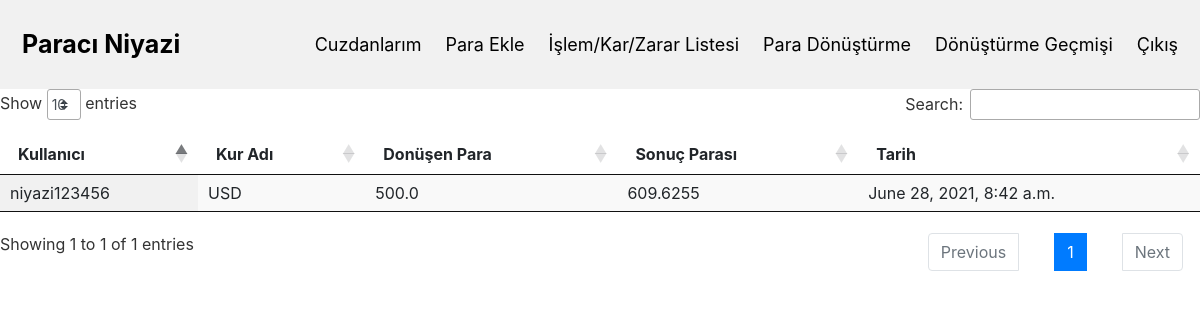
/detay (signed in), run on the app's committed database.
### doviz_app/models.py (models this page shows)
class Kurlar(models.Model):
    kur_adı = models.CharField(
        max_length=128
    )

class Param(models.Model):
    donusturulen = models.FloatField(
        default=0
    )
    donusen = models.FloatField(
        default=0
    )
    kur_adı = models.ForeignKey(
        KurFiyatlari,
        on_delete=models.CASCADE,
        null=True,
        blank=True
    )
    kullanıcı = models.ForeignKey(
        'auth.User', on_delete=models.CASCADE
    )
    date = models.DateTimeField(
        auto_now_add=True,
        null=True,
        blank=True
    )

### doviz_app/views.py (the view)
# urls.py: path('detay', views.detay, name="detay"),
@login_required
def detay(request):
    kur_son = Kurlar.objects.filter()
    para = Param.objects.filter(kullanıcı=request.user)
    kurlar = []
    for z in kur_son:
        kurlar.append({
            'kur_adı': z.kur_adı
        })
    pa = []
    for x in para:
        pa.append({
            'user': x.kullanıcı.username,
            'kur_adı': x.kur_adı.kur_adı.kur_adı,
            'donusturulen': x.donusturulen,
            'donusen': x.donusen,
            'date': x.date
        })
    return render(request, 'gecmis.html', {'pa': pa} )

### doviz_app/templates/gecmis.html (shortened to what this page needs)
    <link rel="stylesheet" href="https://cdnjs.cloudflare.com/ajax/libs/twitter-bootstrap/4.5.2/css/bootstrap.css">
    <link rel="stylesheet" href="https://cdn.datatables.net/1.10.24/css/dataTables.bootstrap4.min.css">
<div class="header">
  <a href="{% url 'home' %}" class="logo">Paracı Niyazi</a>
  <div class="header-right">
    <a href="{% url 'wallet_list' %}">Cuzdanlarım</a>
    <a href="{% url 'wallet_add' %}">Para Ekle</a>
    <a href="{% url 'wallet_kur_list' %}">İşlem/Kar/Zarar Listesi</a>
    <a href="{% url 'home' %}">Para Dönüştürme</a>
    <a href="{% url 'detay' %}">Dönüştürme Geçmişi</a>
    <a href="{% url 'logout' %}">Çıkış</a>
  </div>
</div>
<table id="example" class="display" style="width:100%">
    <thead>
        <tr>
            <th>Kullanıcı</th>
            <th>Kur Adı</th>
            <th>Donüşen Para</th>
            <th>Sonuç Parası</th>
            <th>Tarih</th>
        </tr>
    </thead>
    <tbody>
        {% for x in pa %}
        <tr>
            <td>{{x.user}} </td>
            <td>{{x.kur_adı}} </td>
            <td>{{x.donusturulen}} </td>
            <td>{{x.donusen}} </td>
            <td>{{x.date}} </td>
        </tr>
        {% endfor %}
    </tbody>
</table>

### doviz_app/templates/gecmis.html (style rules this page uses)
table.dataTable { width: 100%; margin: 0 auto; clear: both; border-collapse: separate; border-spacing: 0; }
table.dataTable thead th, table.dataTable tfoot th { font-weight: bold; }
table.dataTable thead th, table.dataTable thead td { padding: 10px 18px; border-bottom: 1px solid #111111; }
table.dataTable thead .sorting, table.dataTable thead .sorting_asc, table.dataTable thead .sorting_desc, table.dataTable thead .sorting_asc_disabled, table.dataTable thead .sorting_desc_disabled { cursor: pointer; *cursor: hand; background-repeat: no-repeat; background-position: center right; }
table.dataTable thead .sorting { background-image: url("../images/sort_both.png"); }
table.dataTable thead .sorting_asc { background-image: url("../images/sort_asc.png") !important; }
table.dataTable tbody tr { background-color: #ffffff; }
table.dataTable tbody th, table.dataTable tbody td { padding: 8px 10px; }
table.dataTable.row-border tbody th, table.dataTable.row-border tbody td, table.dataTable.display tbody th, table.dataTable.display tbody td { border-top: 1px solid #dddddd; }
table.dataTable.row-border tbody tr:first-child th, table.dataTable.row-border tbody tr:first-child td, table.dataTable.display tbody tr:first-child th, table.dataTable.display tbody tr:first-child td { border-top: none; }
table.dataTable.stripe tbody tr.odd, table.dataTable.display tbody tr.odd { background-color: #f9f9f9; }
table.dataTable.order-column tbody tr > .sorting_1, table.dataTable.order-column tbody tr > .sorting_2, table.dataTable.order-column tbody tr > .sorting_3, table.dataTable.display tbody tr > .sorting_1, table.dataTable.display tbody tr > .sorting_2, table.dataTable.display tbody tr > .sorting_3 { background-color: #fafafa; }
table.dataTable.display tbody tr.odd > .sorting_1, table.dataTable.order-column.stripe tbody tr.odd > .sorting_1 { background-color: #f1f1f1; }
table.dataTable.no-footer { border-bottom: 1px solid #111111; }
table.dataTable, table.dataTable th, table.dataTable td { box-sizing: content-box; }
.header { overflow: hidden; background-color: #f1f1f1; padding: 20px 10px; }
.header a { float: left; color: black; text-align: center; padding: 12px; text-decoration: none; font-size: 18px; line-height: 25px; border-radius: 4px; }
.header a.logo { font-size: 25px; font-weight: bold; }
.header-right { float: right; }

### data on the page
Kurlar: kur_adı "USD"
Param: donusturulen "500.0", donusen "609.6255", date "June 28, 2021, 8:42 a.m."

### other printed values
{{ x.user }} "niyazi123456"
